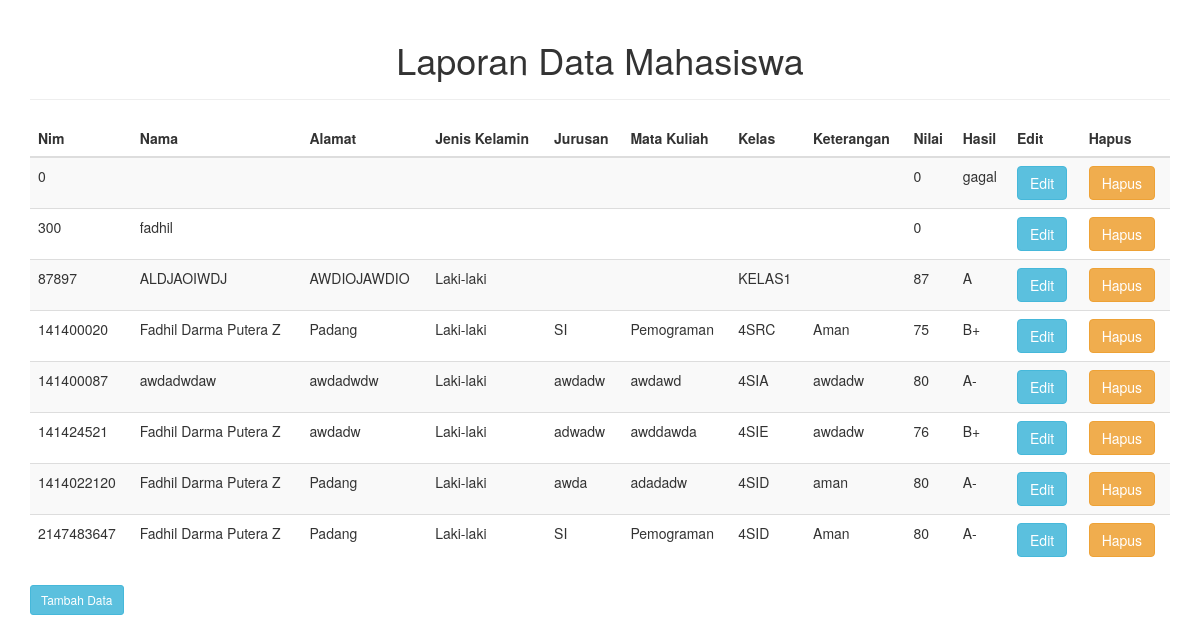
Page /agis_oop/laporan.php on the committed database.
### tables this page shows
CREATE TABLE IF NOT EXISTS `tabel_mahasiswa` (
  `nim` int(20) NOT NULL,
  `nama` varchar(30) NOT NULL,
  `alamat` varchar(50) NOT NULL,
  `jk` varchar(15) NOT NULL,
  `jurusan` varchar(30) NOT NULL,
  `mata_kuliah` varchar(50) NOT NULL,
  `kelas` varchar(10) NOT NULL,
  `ket` varchar(50) NOT NULL,
  `nilai` int(5) NOT NULL,
  `hasil` varchar(5) NOT NULL
);

### agis_oop/laporan.php (the view, shortened to what this page needs)
<!DOCTYPE HTML>
<html>
<head>
	<link href="css/bootstrap.css" rel="stylesheet">
</head>
<body>
<div class="container">
	<div class="page-header" align="center"><h1>Laporan Data Mahasiswa</h1></div>
	<table class="table table-striped">
		<thead>
			<th>Nim</th>
			<th>Nama</th>
			<th>Alamat</th>
			<th>Jenis Kelamin</th>
			<th>Jurusan</th>
			<th>Mata Kuliah</th>
			<th>Kelas</th>
			<th>Keterangan</th>
			<th>Nilai</th>
			<th>Hasil</th>
			<th>Edit</th>
			<th>Hapus</th>
		</thead>
		<tbody>
		<?php
		$sql="SELECT * FROM tabel_mahasiswa ORDER BY 'nim' ASC";
		$jalan= mysql_query($sql);
		while ($rows= mysql_fetch_array($jalan)) {
			echo '
			<tr>
			<td>'.$rows['nim'].'</td>
			<td>'.$rows['nama'].'</td>
			<td>'.$rows['alamat'].'</td>
			<td>'.$rows['jk'].'</td>
			<td>'.$rows['jurusan'].'</td>
			<td>'.$rows['mata_kuliah'].'</td>
			<td>'.$rows['kelas'].'</td>
			<td>'.$rows['ket'].'</td>
			<td>'.$rows['nilai'].'</td>
			<td>'.$rows['hasil'].'</td>
			<td><a class="btn btn-info th:href="@{/ubah{nim}(nim=${data.nim})}">Edit</td>
			<td><a class="btn btn-warning th:href="@{/hapus/{nim}(nim=${data.nim})}" >Hapus</td>
			</tr>
			';
		}
		?>
		</tbody>
	</table>
	<a class="btn btn-info btn-sm" href="index.php">Tambah Data</a>
</div>
</body>
</html>

### rows in the picture
tabel_mahasiswa: nim "0", nilai "0", hasil "gagal"
tabel_mahasiswa: nim "300", nama "fadhil", nilai "0"
tabel_mahasiswa: nim "87897", nama "ALDJAOIWDJ", alamat "AWDIOJAWDIO", jk "Laki-laki", kelas "KELAS1", nilai "87", hasil "A"
tabel_mahasiswa: nim "141400020", nama "Fadhil Darma Putera Z", alamat "Padang", jk "Laki-laki", jurusan "SI", mata_kuliah "Pemograman", kelas "4SRC", ket "Aman", nilai "75", hasil "B+"
tabel_mahasiswa: nim "141400087", nama "awdadwdaw", alamat "awdadwdw", jk "Laki-laki", jurusan "awdadw", mata_kuliah "awdawd", kelas "4SIA", ket "awdadw", nilai "80", hasil "A-"
tabel_mahasiswa: nim "141424521", nama "Fadhil Darma Putera Z", alamat "awdadw", jk "Laki-laki", jurusan "adwadw", mata_kuliah "awddawda", kelas "4SIE", ket "awdadw", nilai "76", hasil "B+"
tabel_mahasiswa: nim "1414022120", nama "Fadhil Darma Putera Z", alamat "Padang", jk "Laki-laki", jurusan "awda", mata_kuliah "adadadw", kelas "4SID", ket "aman", nilai "80", hasil "A-"
tabel_mahasiswa: nim "2147483647", nama "Fadhil Darma Putera Z", alamat "Padang", jk "Laki-laki", jurusan "SI", mata_kuliah "Pemograman", kelas "4SID", ket "Aman", nilai "80", hasil "A-"
